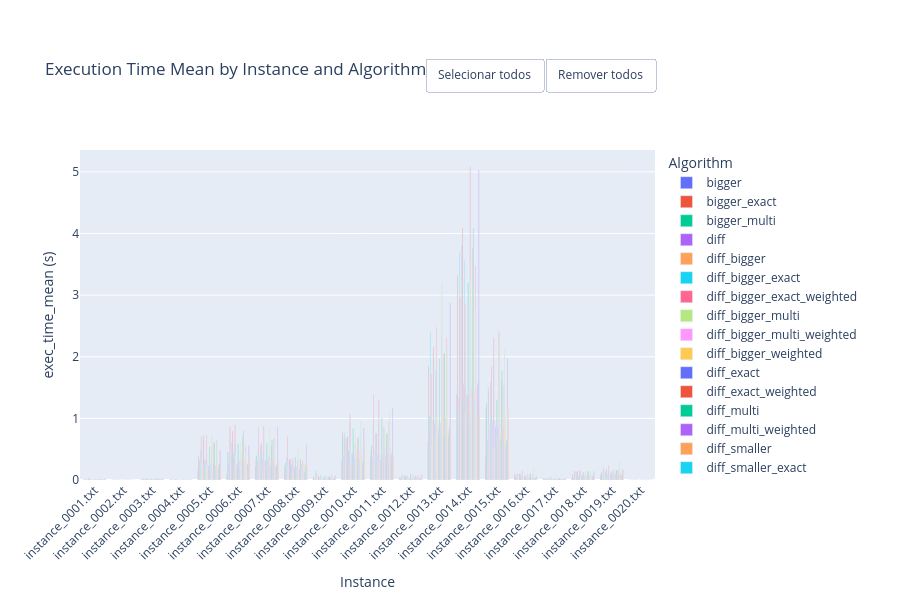

The code cell stored with this chart in its notebook:
### Code cell
# Execution Time Mean

exec_time_plot = (
    df.pivot_table(
        index='instance',
        columns='algorithm',
        values='exec_time_mean',
        aggfunc='mean'
    )
    .sort_index()
    .fillna(0)
)

fig = go.Figure()
for algo in exec_time_plot.columns:
    fig.add_trace(go.Bar(
        name=algo,
        x=exec_time_plot.index,
        y=exec_time_plot[algo],
        hovertemplate=f'<b>{algo}</b><br>Instance: %{{x}}<br>%{{y:.4f}}s<extra></extra>'
    ))

fig.update_layout(
    barmode='group',
    title='Execution Time Mean by Instance and Algorithm',
    xaxis_title='Instance',
    yaxis_title='exec_time_mean (s)',
    legend_title='Algorithm',
    height=600,
    margin=dict(t=150),
    xaxis_tickangle=-45,
)
add_legend_mass_toggle(fig)
fig.show()

### Figure 1 — Plotly figure (JSON) as saved in the notebook; plotly's stock layout.template omitted (floating-point values rounded to 4 significant figures)
{"data": [{"hovertemplate": "<b>bigger</b><br>Instance: %{x}<br>%{y:.4f}s<extra></extra>", "name": "bigger", "type": "bar", "x": ["instance_0001.txt", "instance_0002.txt", "instance_0003.txt", "instance_0004.txt", "instance_0005.txt", "instance_0006.txt", "instance_0007.txt", "instance_0008.txt", "instance_0009.txt", "instance_0010.txt", "instance_0011.txt", "instance_0012.txt", "instance_0013.txt", "instance_0014.txt", "instance_0015.txt", "instance_0016.txt", "instance_0017.txt", "instance_0018.txt", "instance_0019.txt", "instance_0020.txt"], "y": [0.001736, 0.000113, 0.003215, 0.001393, 0.1582, 0.08544, 0.2245, 0.09816, 0.01371, 0.313, 0.3601, 0.01762, 0.6279, 1.392, 0.3805, 0.0428, 0.008986, 0.02599, 0.05487, 0.000108]}, {"hovertemplate": "<b>bigger_exact</b><br>Instance: %{x}<br>%{y:.4f}s<extra></extra>", "name": "bigger_exact", "type": "bar", "x": ["instance_0001.txt", "instance_0002.txt", "instance_0003.txt", "instance_0004.txt", "instance_0005.txt", "instance_0006.txt", "instance_0007.txt", "instance_0008.txt", "instance_0009.txt", "instance_0010.txt", "instance_0011.txt", "instance_0012.txt", "instance_0013.txt", "instance_0014.txt", "instance_0015.txt", "instance_0016.txt", "instance_0017.txt", "instance_0018.txt", "instance_0019.txt", "instance_0020.txt"], "y": [0.009849, 0.003707, 0.01392, 0.008009, 0.3761, 0.1715, 0.3601, 0.2173, 0.05106, 0.7786, 0.466, 0.04692, 1.848, 3.324, 1.167, 0.09394, 0.02539, 0.09728, 0.1071, 0.002563]}, {"hovertemplate": "<b>bigger_multi</b><br>Instance: %{x}<br>%{y:.4f}s<extra></extra>", "name": "bigger_multi", "type": "bar", "x": ["instance_0001.txt", "instance_0002.txt", "instance_0003.txt", "instance_0004.txt", "instance_0005.txt", "instance_0006.txt", "instance_0007.txt", "instance_0008.txt", "instance_0009.txt", "instance_0010.txt", "instance_0011.txt", "instance_0012.txt", "instance_0013.txt", "instance_0014.txt", "instance_0015.txt", "instance_0016.txt", "instance_0017.txt", "instance_0018.txt", "instance_0019.txt", "instance_0020.txt"], "y": [0.002837, 0.000106, 0.007035, 0.001311, 0.3126, 0.4525, 0.3943, 0.2793, 0.02216, 0.6927, 0.5687, 0.03329, 1.04, 1.129, 1.245, 0.0292, 0.01173, 0.04839, 0.1277, 0.000114]}, {"hovertemplate": "<b>diff</b><br>Instance: %{x}<br>%{y:.4f}s<extra></extra>", "name": "diff", "type": "bar", "x": ["instance_0001.txt", "instance_0002.txt", "instance_0003.txt", "instance_0004.txt", "instance_0005.txt", "instance_0006.txt", "instance_0007.txt", "instance_0008.txt", "instance_0009.txt", "instance_0010.txt", "instance_0011.txt", "instance_0012.txt", "instance_0013.txt", "instance_0014.txt", "instance_0015.txt", "instance_0016.txt", "instance_0017.txt", "instance_0018.txt", "instance_0019.txt", "instance_0020.txt"], "y": [0.003285, 0.0001299, 0.005943, 0.002147, 0.218, 0.2536, 0.2991, 0.1729, 0.02139, 0.3748, 0.3614, 0.02416, 0.7762, 1.331, 0.6474, 0.04294, 0.01046, 0.05757, 0.06774, 0.0001092]}, {"hovertemplate": "<b>diff_bigger</b><br>Instance: %{x}<br>%{y:.4f}s<extra></extra>", "name": "diff_bigger", "type": "bar", "x": ["instance_0001.txt", "instance_0002.txt", "instance_0003.txt", "instance_0004.txt", "instance_0005.txt", "instance_0006.txt", "instance_0007.txt", "instance_0008.txt", "instance_0009.txt", "instance_0010.txt", "instance_0011.txt", "instance_0012.txt", "instance_0013.txt", "instance_0014.txt", "instance_0015.txt", "instance_0016.txt", "instance_0017.txt", "instance_0018.txt", "instance_0019.txt", "instance_0020.txt"], "y": [0.003418, 0.00013, 0.005891, 0.001681, 0.2078, 0.1283, 0.264, 0.1612, 0.01996, 0.3382, 0.3719, 0.01713, 0.6936, 1.342, 0.3437, 0.03624, 0.009298, 0.05424, 0.07201, 0.000112]}, {"hovertemplate": "<b>diff_bigger_exact</b><br>Instance: %{x}<br>%{y:.4f}s<extra></extra>", "name": "diff_bigger_exact", "type": "bar", "x": ["instance_0001.txt", "instance_0002.txt", "instance_0003.txt", "instance_0004.txt", "instance_0005.txt", "instance_0006.txt", "instance_0007.txt", "instance_0008.txt", "instance_0009.txt", "instance_0010.txt", "instance_0011.txt", "instance_0012.txt", "instance_0013.txt", "instance_0014.txt", "instance_0015.txt", "instance_0016.txt", "instance_0017.txt", "instance_0018.txt", "instance_0019.txt", "instance_0020.txt"], "y": [0.01383, 0.003593, 0.02079, 0.009756, 0.489, 0.3231, 0.4893, 0.3726, 0.1542, 0.7654, 0.8754, 0.07889, 2.403, 3.692, 1.5, 0.08649, 0.02425, 0.1426, 0.1519, 0.003708]}, {"hovertemplate": "<b>diff_bigger_exact_weighted</b><br>Instance: %{x}<br>%{y:.4f}s<extra></extra>", "name": "diff_bigger_exact_weighted", "type": "bar", "x": ["instance_0001.txt", "instance_0002.txt", "instance_0003.txt", "instance_0004.txt", "instance_0005.txt", "instance_0006.txt", "instance_0007.txt", "instance_0008.txt", "instance_0009.txt", "instance_0010.txt", "instance_0011.txt", "instance_0012.txt", "instance_0013.txt", "instance_0014.txt", "instance_0015.txt", "instance_0016.txt", "instance_0017.txt", "instance_0018.txt", "instance_0019.txt", "instance_0020.txt"], "y": [0.01833, 0.004576, 0.02513, 0.01552, 0.704, 0.8675, 0.8508, 0.7071, 0.1081, 0.6864, 1.388, 0.09645, 1.722, 2.97, 1.423, 0.1061, 0.02827, 0.139, 0.2114, 0.005677]}, {"hovertemplate": "<b>diff_bigger_multi</b><br>Instance: %{x}<br>%{y:.4f}s<extra></extra>", "name": "diff_bigger_multi", "type": "bar", "x": ["instance_0001.txt", "instance_0002.txt", "instance_0003.txt", "instance_0004.txt", "instance_0005.txt", "instance_0006.txt", "instance_0007.txt", "instance_0008.txt", "instance_0009.txt", "instance_0010.txt", "instance_0011.txt", "instance_0012.txt", "instance_0013.txt", "instance_0014.txt", "instance_0015.txt", "instance_0016.txt", "instance_0017.txt", "instance_0018.txt", "instance_0019.txt", "instance_0020.txt"], "y": [0.00471, 0.000138, 0.00842, 0.001637, 0.2656, 0.2682, 0.365, 0.2455, 0.02445, 0.4642, 0.3756, 0.04441, 0.5365, 1.192, 0.9038, 0.04113, 0.007862, 0.04584, 0.1237, 0.00011]}, {"hovertemplate": "<b>diff_bigger_multi_weighted</b><br>Instance: %{x}<br>%{y:.4f}s<extra></extra>", "name": "diff_bigger_multi_weighted", "type": "bar", "x": ["instance_0001.txt", "instance_0002.txt", "instance_0003.txt", "instance_0004.txt", "instance_0005.txt", "instance_0006.txt", "instance_0007.txt", "instance_0008.txt", "instance_0009.txt", "instance_0010.txt", "instance_0011.txt", "instance_0012.txt", "instance_0013.txt", "instance_0014.txt", "instance_0015.txt", "instance_0016.txt", "instance_0017.txt", "instance_0018.txt", "instance_0019.txt", "instance_0020.txt"], "y": [0.004683, 0.000115, 0.008452, 0.001683, 0.2764, 0.3852, 0.3009, 0.2953, 0.0233, 0.5823, 0.499, 0.04215, 0.9552, 1.208, 0.8448, 0.02181, 0.01337, 0.03798, 0.0971, 0.000117]}, {"hovertemplate": "<b>diff_bigger_weighted</b><br>Instance: %{x}<br>%{y:.4f}s<extra></extra>", "name": "diff_bigger_weighted", "type": "bar", "x": ["instance_0001.txt", "instance_0002.txt", "instance_0003.txt", "instance_0004.txt", "instance_0005.txt", "instance_0006.txt", "instance_0007.txt", "instance_0008.txt", "instance_0009.txt", "instance_0010.txt", "instance_0011.txt", "instance_0012.txt", "instance_0013.txt", "instance_0014.txt", "instance_0015.txt", "instance_0016.txt", "instance_0017.txt", "instance_0018.txt", "instance_0019.txt", "instance_0020.txt"], "y": [0.003992, 0.00013, 0.006258, 0.001808, 0.2113, 0.288, 0.2851, 0.1351, 0.01113, 0.2633, 0.3019, 0.02584, 0.8701, 1.071, 0.5949, 0.03696, 0.01648, 0.04528, 0.07881, 0.000124]}, {"hovertemplate": "<b>diff_exact</b><br>Instance: %{x}<br>%{y:.4f}s<extra></extra>", "name": "diff_exact", "type": "bar", "x": ["instance_0001.txt", "instance_0002.txt", "instance_0003.txt", "instance_0004.txt", "instance_0005.txt", "instance_0006.txt", "instance_0007.txt", "instance_0008.txt", "instance_0009.txt", "instance_0010.txt", "instance_0011.txt", "instance_0012.txt", "instance_0013.txt", "instance_0014.txt", "instance_0015.txt", "instance_0016.txt", "instance_0017.txt", "instance_0018.txt", "instance_0019.txt", "instance_0020.txt"], "y": [0.01861, 0.004621, 0.02484, 0.01251, 0.6655, 0.6089, 0.5671, 0.3383, 0.0663, 0.6764, 0.7568, 0.06278, 2.046, 3.802, 1.584, 0.09711, 0.0248, 0.131, 0.1475, 0.003736]}, {"hovertemplate": "<b>diff_exact_weighted</b><br>Instance: %{x}<br>%{y:.4f}s<extra></extra>", "name": "diff_exact_weighted", "type": "bar", "x": ["instance_0001.txt", "instance_0002.txt", "instance_0003.txt", "instance_0004.txt", "instance_0005.txt", "instance_0006.txt", "instance_0007.txt", "instance_0008.txt", "instance_0009.txt", "instance_0010.txt", "instance_0011.txt", "instance_0012.txt", "instance_0013.txt", "instance_0014.txt", "instance_0015.txt", "instance_0016.txt", "instance_0017.txt", "instance_0018.txt", "instance_0019.txt", "instance_0020.txt"], "y": [0.02362, 0.004936, 0.02409, 0.01174, 0.7241, 0.797, 0.5992, 0.3426, 0.06829, 0.7069, 0.7634, 0.0672, 2.154, 4.086, 1.838, 0.1005, 0.02954, 0.1468, 0.1736, 0.004372]}, {"hovertemplate": "<b>diff_multi</b><br>Instance: %{x}<br>%{y:.4f}s<extra></extra>", "name": "diff_multi", "type": "bar", "x": ["instance_0001.txt", "instance_0002.txt", "instance_0003.txt", "instance_0004.txt", "instance_0005.txt", "instance_0006.txt", "instance_0007.txt", "instance_0008.txt", "instance_0009.txt", "instance_0010.txt", "instance_0011.txt", "instance_0012.txt", "instance_0013.txt", "instance_0014.txt", "instance_0015.txt", "instance_0016.txt", "instance_0017.txt", "instance_0018.txt", "instance_0019.txt", "instance_0020.txt"], "y": [0.004549, 0.0001471, 0.007597, 0.001618, 0.2577, 0.4325, 0.3943, 0.2256, 0.01912, 0.4624, 0.3987, 0.0391, 0.8701, 1.35, 1.052, 0.03848, 0.01543, 0.05071, 0.09068, 0.0001178]}, {"hovertemplate": "<b>diff_multi_weighted</b><br>Instance: %{x}<br>%{y:.4f}s<extra></extra>", "name": "diff_multi_weighted", "type": "bar", "x": ["instance_0001.txt", "instance_0002.txt", "instance_0003.txt", "instance_0004.txt", "instance_0005.txt", "instance_0006.txt", "instance_0007.txt", "instance_0008.txt", "instance_0009.txt", "instance_0010.txt", "instance_0011.txt", "instance_0012.txt", "instance_0013.txt", "instance_0014.txt", "instance_0015.txt", "instance_0016.txt", "instance_0017.txt", "instance_0018.txt", "instance_0019.txt", "instance_0020.txt"], "y": [0.006363, 0.0001653, 0.01053, 0.002242, 0.3303, 0.3452, 0.3411, 0.2386, 0.02329, 0.4762, 0.4112, 0.03959, 0.9171, 1.564, 0.9531, 0.02827, 0.01144, 0.04752, 0.09164, 0.0001237]}, {"hovertemplate": "<b>diff_smaller</b><br>Instance: %{x}<br>%{y:.4f}s<extra></extra>", "name": "diff_smaller", "type": "bar", "x": ["instance_0001.txt", "instance_0002.txt", "instance_0003.txt", "instance_0004.txt", "instance_0005.txt", "instance_0006.txt", "instance_0007.txt", "instance_0008.txt", "instance_0009.txt", "instance_0010.txt", "instance_0011.txt", "instance_0012.txt", "instance_0013.txt", "instance_0014.txt", "instance_0015.txt", "instance_0016.txt", "instance_0017.txt", "instance_0018.txt", "instance_0019.txt", "instance_0020.txt"], "y": [0.002896, 0.000115, 0.006389, 0.001825, 0.2425, 0.2068, 0.1632, 0.1049, 0.01991, 0.2529, 0.2747, 0.02436, 0.7322, 1.49, 0.5579, 0.03467, 0.01188, 0.05745, 0.05821, 9.7e-05]}, {"hovertemplate": "<b>diff_smaller_exact</b><br>Instance: %{x}<br>%{y:.4f}s<extra></extra>", "name": "diff_smaller_exact", "type": "bar", "x": ["instance_0001.txt", "instance_0002.txt", "instance_0003.txt", "instance_0004.txt", "instance_0005.txt", "instance_0006.txt", "instance_0007.txt", "instance_0008.txt", "instance_0009.txt", "instance_0010.txt", "instance_0011.txt", "instance_0012.txt", "instance_0013.txt", "instance_0014.txt", "instance_0015.txt", "instance_0016.txt", "instance_0017.txt", "instance_0018.txt", "instance_0019.txt", "instance_0020.txt"], "y": [0.01388, 0.003246, 0.02145, 0.007413, 0.3215, 0.5836, 0.425, 0.2536, 0.08485, 0.9255, 0.8823, 0.07206, 1.779, 3.557, 1.906, 0.07987, 0.0565, 0.1447, 0.1189, 0.004051]}, {"hovertemplate": "<b>diff_smaller_exact_weighted</b><br>Instance: %{x}<br>%{y:.4f}s<extra></extra>", "name": "diff_smaller_exact_weighted", "type": "bar", "x": ["instance_0001.txt", "instance_0002.txt", "instance_0003.txt", "instance_0004.txt", "instance_0005.txt", "instance_0006.txt", "instance_0007.txt", "instance_0008.txt", "instance_0009.txt", "instance_0010.txt", "instance_0011.txt", "instance_0012.txt", "instance_0013.txt", "instance_0014.txt", "instance_0015.txt", "instance_0016.txt", "instance_0017.txt", "instance_0018.txt", "instance_0019.txt", "instance_0020.txt"], "y": [0.01148, 0.004036, 0.0262, 0.01574, 0.7314, 0.895, 0.8737, 0.343, 0.04411, 1.068, 1.299, 0.05171, 2.479, 2.865, 2.309, 0.152, 0.03083, 0.1594, 0.2318, 0.006328]}, {"hovertemplate": "<b>diff_smaller_multi</b><br>Instance: %{x}<br>%{y:.4f}s<extra></extra>", "name": "diff_smaller_multi", "type": "bar", "x": ["instance_0001.txt", "instance_0002.txt", "instance_0003.txt", "instance_0004.txt", "instance_0005.txt", "instance_0006.txt", "instance_0007.txt", "instance_0008.txt", "instance_0009.txt", "instance_0010.txt", "instance_0011.txt", "instance_0012.txt", "instance_0013.txt", "instance_0014.txt", "instance_0015.txt", "instance_0016.txt", "instance_0017.txt", "instance_0018.txt", "instance_0019.txt", "instance_0020.txt"], "y": [0.004037, 0.000101, 0.007696, 0.001818, 0.2353, 0.3953, 0.3218, 0.1362, 0.02982, 0.5925, 0.3536, 0.04335, 1.022, 1.119, 0.5234, 0.02868, 0.01157, 0.04901, 0.101, 0.000118]}, {"hovertemplate": "<b>diff_smaller_multi_weighted</b><br>Instance: %{x}<br>%{y:.4f}s<extra></extra>", "name": "diff_smaller_multi_weighted", "type": "bar", "x": ["instance_0001.txt", "instance_0002.txt", "instance_0003.txt", "instance_0004.txt", "instance_0005.txt", "instance_0006.txt", "instance_0007.txt", "instance_0008.txt", "instance_0009.txt", "instance_0010.txt", "instance_0011.txt", "instance_0012.txt", "instance_0013.txt", "instance_0014.txt", "instance_0015.txt", "instance_0016.txt", "instance_0017.txt", "instance_0018.txt", "instance_0019.txt", "instance_0020.txt"], "y": [0.004133, 0.000112, 0.007855, 0.00205, 0.2719, 0.2269, 0.2902, 0.3584, 0.02061, 0.296, 0.4235, 0.02889, 0.7402, 1.09, 0.9661, 0.02896, 0.01243, 0.04656, 0.123, 0.000548]}, {"hovertemplate": "<b>diff_smaller_weighted</b><br>Instance: %{x}<br>%{y:.4f}s<extra></extra>", "name": "diff_smaller_weighted", "type": "bar", "x": ["instance_0001.txt", "instance_0002.txt", "instance_0003.txt", "instance_0004.txt", "instance_0005.txt", "instance_0006.txt", "instance_0007.txt", "instance_0008.txt", "instance_0009.txt", "instance_0010.txt", "instance_0011.txt", "instance_0012.txt", "instance_0013.txt", "instance_0014.txt", "instance_0015.txt", "instance_0016.txt", "instance_0017.txt", "instance_0018.txt", "instance_0019.txt", "instance_0020.txt"], "y": [0.002147, 0.00012, 0.007214, 0.001866, 0.1893, 0.1929, 0.2231, 0.1346, 0.02232, 0.2453, 0.3308, 0.01692, 0.9561, 1.29, 0.5193, 0.03045, 0.01107, 0.05949, 0.07208, 0.00011]}, {"hovertemplate": "<b>diff_weighted</b><br>Instance: %{x}<br>%{y:.4f}s<extra></extra>", "name": "diff_weighted", "type": "bar", "x": ["instance_0001.txt", "instance_0002.txt", "instance_0003.txt", "instance_0004.txt", "instance_0005.txt", "instance_0006.txt", "instance_0007.txt", "instance_0008.txt", "instance_0009.txt", "instance_0010.txt", "instance_0011.txt", "instance_0012.txt", "instance_0013.txt", "instance_0014.txt", "instance_0015.txt", "instance_0016.txt", "instance_0017.txt", "instance_0018.txt", "instance_0019.txt", "instance_0020.txt"], "y": [0.003565, 0.0001271, 0.005796, 0.001864, 0.2435, 0.2672, 0.3144, 0.2039, 0.02766, 0.4312, 0.3254, 0.02275, 0.8057, 1.382, 0.8525, 0.05515, 0.01415, 0.07903, 0.08927, 0.000175]}, {"hovertemplate": "<b>random</b><br>Instance: %{x}<br>%{y:.4f}s<extra></extra>", "name": "random", "type": "bar", "x": ["instance_0001.txt", "instance_0002.txt", "instance_0003.txt", "instance_0004.txt", "instance_0005.txt", "instance_0006.txt", "instance_0007.txt", "instance_0008.txt", "instance_0009.txt", "instance_0010.txt", "instance_0011.txt", "instance_0012.txt", "instance_0013.txt", "instance_0014.txt", "instance_0015.txt", "instance_0016.txt", "instance_0017.txt", "instance_0018.txt", "instance_0019.txt", "instance_0020.txt"], "y": [0.00197, 0.0001225, 0.004112, 0.001159, 0.1704, 0.1961, 0.1968, 0.117, 0.01351, 0.2442, 0.2782, 0.01709, 0.7031, 1.082, 0.5176, 0.03087, 0.007217, 0.04852, 0.05137, 9.167e-05]}, {"hovertemplate": "<b>random_exact</b><br>Instance: %{x}<br>%{y:.4f}s<extra></extra>", "name": "random_exact", "type": "bar", "x": ["instance_0001.txt", "instance_0002.txt", "instance_0003.txt", "instance_0004.txt", "instance_0005.txt", "instance_0006.txt", "instance_0007.txt", "instance_0008.txt", "instance_0009.txt", "instance_0010.txt", "instance_0011.txt", "instance_0012.txt", "instance_0013.txt", "instance_0014.txt", "instance_0015.txt", "instance_0016.txt", "instance_0017.txt", "instance_0018.txt", "instance_0019.txt", "instance_0020.txt"], "y": [0.01751, 0.005063, 0.0237, 0.01038, 0.5412, 0.5884, 0.6009, 0.3683, 0.06931, 0.8373, 1.008, 0.1023, 1.973, 3.193, 1.304, 0.08011, 0.02539, 0.1224, 0.1461, 0.004011]}, {"hovertemplate": "<b>random_multi</b><br>Instance: %{x}<br>%{y:.4f}s<extra></extra>", "name": "random_multi", "type": "bar", "x": ["instance_0001.txt", "instance_0002.txt", "instance_0003.txt", "instance_0004.txt", "instance_0005.txt", "instance_0006.txt", "instance_0007.txt", "instance_0008.txt", "instance_0009.txt", "instance_0010.txt", "instance_0011.txt", "instance_0012.txt", "instance_0013.txt", "instance_0014.txt", "instance_0015.txt", "instance_0016.txt", "instance_0017.txt", "instance_0018.txt", "instance_0019.txt", "instance_0020.txt"], "y": [0.003289, 9.97e-05, 0.005454, 0.001204, 0.203, 0.3114, 0.299, 0.212, 0.01861, 0.435, 0.3724, 0.03112, 0.9391, 1.38, 0.8552, 0.03046, 0.01016, 0.04373, 0.09392, 9.427e-05]}, {"hovertemplate": "<b>similar</b><br>Instance: %{x}<br>%{y:.4f}s<extra></extra>", "name": "similar", "type": "bar", "x": ["instance_0001.txt", "instance_0002.txt", "instance_0003.txt", "instance_0004.txt", "instance_0005.txt", "instance_0006.txt", "instance_0007.txt", "instance_0008.txt", "instance_0009.txt", "instance_0010.txt", "instance_0011.txt", "instance_0012.txt", "instance_0013.txt", "instance_0014.txt", "instance_0015.txt", "instance_0016.txt", "instance_0017.txt", "instance_0018.txt", "instance_0019.txt", "instance_0020.txt"], "y": [0.003749, 0.0001585, 0.005979, 0.001831, 0.2744, 0.3102, 0.2485, 0.1277, 0.01859, 0.2751, 0.3102, 0.02084, 0.8049, 1.399, 0.705, 0.03762, 0.00939, 0.0513, 0.05929, 9.487e-05]}, {"hovertemplate": "<b>similar_bigger</b><br>Instance: %{x}<br>%{y:.4f}s<extra></extra>", "name": "similar_bigger", "type": "bar", "x": ["instance_0001.txt", "instance_0002.txt", "instance_0003.txt", "instance_0004.txt", "instance_0005.txt", "instance_0006.txt", "instance_0007.txt", "instance_0008.txt", "instance_0009.txt", "instance_0010.txt", "instance_0011.txt", "instance_0012.txt", "instance_0013.txt", "instance_0014.txt", "instance_0015.txt", "instance_0016.txt", "instance_0017.txt", "instance_0018.txt", "instance_0019.txt", "instance_0020.txt"], "y": [0.003158, 0.000119, 0.005992, 0.001904, 0.2434, 0.2015, 0.3339, 0.1836, 0.01887, 0.3389, 0.3478, 0.02198, 0.9207, 0.9572, 0.7435, 0.03825, 0.009568, 0.04257, 0.06417, 0.000117]}, {"hovertemplate": "<b>similar_bigger_exact</b><br>Instance: %{x}<br>%{y:.4f}s<extra></extra>", "name": "similar_bigger_exact", "type": "bar", "x": ["instance_0001.txt", "instance_0002.txt", "instance_0003.txt", "instance_0004.txt", "instance_0005.txt", "instance_0006.txt", "instance_0007.txt", "instance_0008.txt", "instance_0009.txt", "instance_0010.txt", "instance_0011.txt", "instance_0012.txt", "instance_0013.txt", "instance_0014.txt", "instance_0015.txt", "instance_0016.txt", "instance_0017.txt", "instance_0018.txt", "instance_0019.txt", "instance_0020.txt"], "y": [0.01539, 0.004155, 0.01346, 0.01059, 0.5487, 0.3347, 0.3943, 0.3246, 0.06023, 0.587, 0.8594, 0.08253, 2.351, 5.088, 2.406, 0.0963, 0.02783, 0.1027, 0.1669, 0.003437]}, {"hovertemplate": "<b>similar_bigger_exact_weighted</b><br>Instance: %{x}<br>%{y:.4f}s<extra></extra>", "name": "similar_bigger_exact_weighted", "type": "bar", "x": ["instance_0001.txt", "instance_0002.txt", "instance_0003.txt", "instance_0004.txt", "instance_0005.txt", "instance_0006.txt", "instance_0007.txt", "instance_0008.txt", "instance_0009.txt", "instance_0010.txt", "instance_0011.txt", "instance_0012.txt", "instance_0013.txt", "instance_0014.txt", "instance_0015.txt", "instance_0016.txt", "instance_0017.txt", "instance_0018.txt", "instance_0019.txt", "instance_0020.txt"], "y": [0.01683, 0.003741, 0.02271, 0.02056, 0.7226, 0.6044, 0.8402, 0.5254, 0.06184, 0.7321, 0.801, 0.1124, 3.205, 3.263, 2.291, 0.08364, 0.05333, 0.1353, 0.1792, 0.005395]}, {"hovertemplate": "<b>similar_bigger_multi</b><br>Instance: %{x}<br>%{y:.4f}s<extra></extra>", "name": "similar_bigger_multi", "type": "bar", "x": ["instance_0001.txt", "instance_0002.txt", "instance_0003.txt", "instance_0004.txt", "instance_0005.txt", "instance_0006.txt", "instance_0007.txt", "instance_0008.txt", "instance_0009.txt", "instance_0010.txt", "instance_0011.txt", "instance_0012.txt", "instance_0013.txt", "instance_0014.txt", "instance_0015.txt", "instance_0016.txt", "instance_0017.txt", "instance_0018.txt", "instance_0019.txt", "instance_0020.txt"], "y": [0.003683, 0.000144, 0.008932, 0.001983, 0.2013, 0.282, 0.372, 0.2036, 0.01923, 0.3535, 0.5516, 0.03759, 0.5975, 1.455, 0.9103, 0.02905, 0.01604, 0.07347, 0.1087, 0.000121]}, {"hovertemplate": "<b>similar_bigger_multi_weighted</b><br>Instance: %{x}<br>%{y:.4f}s<extra></extra>", "name": "similar_bigger_multi_weighted", "type": "bar", "x": ["instance_0001.txt", "instance_0002.txt", "instance_0003.txt", "instance_0004.txt", "instance_0005.txt", "instance_0006.txt", "instance_0007.txt", "instance_0008.txt", "instance_0009.txt", "instance_0010.txt", "instance_0011.txt", "instance_0012.txt", "instance_0013.txt", "instance_0014.txt", "instance_0015.txt", "instance_0016.txt", "instance_0017.txt", "instance_0018.txt", "instance_0019.txt", "instance_0020.txt"], "y": [0.004118, 0.000132, 0.009123, 0.00212, 0.1986, 0.4232, 0.2911, 0.2602, 0.0169, 0.4697, 0.363, 0.05919, 1.036, 1.197, 0.8069, 0.04459, 0.01788, 0.04543, 0.1134, 0.000119]}, {"hovertemplate": "<b>similar_bigger_weighted</b><br>Instance: %{x}<br>%{y:.4f}s<extra></extra>", "name": "similar_bigger_weighted", "type": "bar", "x": ["instance_0001.txt", "instance_0002.txt", "instance_0003.txt", "instance_0004.txt", "instance_0005.txt", "instance_0006.txt", "instance_0007.txt", "instance_0008.txt", "instance_0009.txt", "instance_0010.txt", "instance_0011.txt", "instance_0012.txt", "instance_0013.txt", "instance_0014.txt", "instance_0015.txt", "instance_0016.txt", "instance_0017.txt", "instance_0018.txt", "instance_0019.txt", "instance_0020.txt"], "y": [0.003095, 0.000131, 0.006236, 0.001986, 0.2609, 0.2822, 0.2247, 0.1706, 0.01983, 0.3534, 0.3902, 0.02491, 0.7005, 1.541, 0.672, 0.04267, 0.01019, 0.08088, 0.1076, 0.000128]}, {"hovertemplate": "<b>similar_exact</b><br>Instance: %{x}<br>%{y:.4f}s<extra></extra>", "name": "similar_exact", "type": "bar", "x": ["instance_0001.txt", "instance_0002.txt", "instance_0003.txt", "instance_0004.txt", "instance_0005.txt", "instance_0006.txt", "instance_0007.txt", "instance_0008.txt", "instance_0009.txt", "instance_0010.txt", "instance_0011.txt", "instance_0012.txt", "instance_0013.txt", "instance_0014.txt", "instance_0015.txt", "instance_0016.txt", "instance_0017.txt", "instance_0018.txt", "instance_0019.txt", "instance_0020.txt"], "y": [0.01553, 0.004574, 0.02137, 0.01159, 0.6036, 0.6887, 0.5576, 0.3335, 0.05429, 0.67, 0.745, 0.06689, 2.057, 3.764, 1.594, 0.0842, 0.0282, 0.1323, 0.1566, 0.003859]}, {"hovertemplate": "<b>similar_exact_weighted</b><br>Instance: %{x}<br>%{y:.4f}s<extra></extra>", "name": "similar_exact_weighted", "type": "bar", "x": ["instance_0001.txt", "instance_0002.txt", "instance_0003.txt", "instance_0004.txt", "instance_0005.txt", "instance_0006.txt", "instance_0007.txt", "instance_0008.txt", "instance_0009.txt", "instance_0010.txt", "instance_0011.txt", "instance_0012.txt", "instance_0013.txt", "instance_0014.txt", "instance_0015.txt", "instance_0016.txt", "instance_0017.txt", "instance_0018.txt", "instance_0019.txt", "instance_0020.txt"], "y": [0.01808, 0.004446, 0.02203, 0.01112, 0.5911, 0.7904, 0.6457, 0.3404, 0.05816, 0.6871, 0.7544, 0.07023, 2.046, 4.091, 1.759, 0.1041, 0.03057, 0.1385, 0.1618, 0.003789]}, {"hovertemplate": "<b>similar_multi</b><br>Instance: %{x}<br>%{y:.4f}s<extra></extra>", "name": "similar_multi", "type": "bar", "x": ["instance_0001.txt", "instance_0002.txt", "instance_0003.txt", "instance_0004.txt", "instance_0005.txt", "instance_0006.txt", "instance_0007.txt", "instance_0008.txt", "instance_0009.txt", "instance_0010.txt", "instance_0011.txt", "instance_0012.txt", "instance_0013.txt", "instance_0014.txt", "instance_0015.txt", "instance_0016.txt", "instance_0017.txt", "instance_0018.txt", "instance_0019.txt", "instance_0020.txt"], "y": [0.003743, 0.0001181, 0.007248, 0.001427, 0.2316, 0.3398, 0.3243, 0.2509, 0.02295, 0.4831, 0.4273, 0.04103, 0.947, 1.428, 0.8618, 0.03003, 0.011, 0.04643, 0.09059, 9.08e-05]}, {"hovertemplate": "<b>similar_multi_weighted</b><br>Instance: %{x}<br>%{y:.4f}s<extra></extra>", "name": "similar_multi_weighted", "type": "bar", "x": ["instance_0001.txt", "instance_0002.txt", "instance_0003.txt", "instance_0004.txt", "instance_0005.txt", "instance_0006.txt", "instance_0007.txt", "instance_0008.txt", "instance_0009.txt", "instance_0010.txt", "instance_0011.txt", "instance_0012.txt", "instance_0013.txt", "instance_0014.txt", "instance_0015.txt", "instance_0016.txt", "instance_0017.txt", "instance_0018.txt", "instance_0019.txt", "instance_0020.txt"], "y": [0.004137, 0.0001203, 0.006917, 0.001462, 0.2351, 0.3334, 0.3377, 0.2379, 0.02338, 0.4763, 0.4303, 0.04107, 1.006, 1.471, 0.8651, 0.0317, 0.0117, 0.04878, 0.09436, 0.0001006]}, {"hovertemplate": "<b>similar_smaller</b><br>Instance: %{x}<br>%{y:.4f}s<extra></extra>", "name": "similar_smaller", "type": "bar", "x": ["instance_0001.txt", "instance_0002.txt", "instance_0003.txt", "instance_0004.txt", "instance_0005.txt", "instance_0006.txt", "instance_0007.txt", "instance_0008.txt", "instance_0009.txt", "instance_0010.txt", "instance_0011.txt", "instance_0012.txt", "instance_0013.txt", "instance_0014.txt", "instance_0015.txt", "instance_0016.txt", "instance_0017.txt", "instance_0018.txt", "instance_0019.txt", "instance_0020.txt"], "y": [0.003784, 0.000139, 0.006017, 0.001256, 0.1986, 0.1971, 0.2575, 0.1593, 0.02595, 0.3404, 0.2529, 0.0249, 0.7206, 1.309, 0.6339, 0.03415, 0.01024, 0.05843, 0.1034, 0.000119]}, {"hovertemplate": "<b>similar_smaller_exact</b><br>Instance: %{x}<br>%{y:.4f}s<extra></extra>", "name": "similar_smaller_exact", "type": "bar", "x": ["instance_0001.txt", "instance_0002.txt", "instance_0003.txt", "instance_0004.txt", "instance_0005.txt", "instance_0006.txt", "instance_0007.txt", "instance_0008.txt", "instance_0009.txt", "instance_0010.txt", "instance_0011.txt", "instance_0012.txt", "instance_0013.txt", "instance_0014.txt", "instance_0015.txt", "instance_0016.txt", "instance_0017.txt", "instance_0018.txt", "instance_0019.txt", "instance_0020.txt"], "y": [0.01698, 0.004928, 0.02208, 0.01046, 0.6469, 0.5457, 0.673, 0.3157, 0.08353, 0.7318, 0.9387, 0.0754, 2.31, 3.463, 1.536, 0.08804, 0.02577, 0.1226, 0.1739, 0.004298]}, {"hovertemplate": "<b>similar_smaller_exact_weighted</b><br>Instance: %{x}<br>%{y:.4f}s<extra></extra>", "name": "similar_smaller_exact_weighted", "type": "bar", "x": ["instance_0001.txt", "instance_0002.txt", "instance_0003.txt", "instance_0004.txt", "instance_0005.txt", "instance_0006.txt", "instance_0007.txt", "instance_0008.txt", "instance_0009.txt", "instance_0010.txt", "instance_0011.txt", "instance_0012.txt", "instance_0013.txt", "instance_0014.txt", "instance_0015.txt", "instance_0016.txt", "instance_0017.txt", "instance_0018.txt", "instance_0019.txt", "instance_0020.txt"], "y": [0.01954, 0.005041, 0.02674, 0.01086, 0.6161, 0.4467, 0.6142, 0.2824, 0.06477, 0.9653, 1.117, 0.08089, 2.135, 2.779, 2.126, 0.1965, 0.03007, 0.1383, 0.3279, 0.006914]}, {"hovertemplate": "<b>similar_smaller_multi</b><br>Instance: %{x}<br>%{y:.4f}s<extra></extra>", "name": "similar_smaller_multi", "type": "bar", "x": ["instance_0001.txt", "instance_0002.txt", "instance_0003.txt", "instance_0004.txt", "instance_0005.txt", "instance_0006.txt", "instance_0007.txt", "instance_0008.txt", "instance_0009.txt", "instance_0010.txt", "instance_0011.txt", "instance_0012.txt", "instance_0013.txt", "instance_0014.txt", "instance_0015.txt", "instance_0016.txt", "instance_0017.txt", "instance_0018.txt", "instance_0019.txt", "instance_0020.txt"], "y": [0.004778, 0.00014, 0.008936, 0.001963, 0.2753, 0.217, 0.2152, 0.2858, 0.0161, 0.4939, 0.5034, 0.04254, 0.6029, 1.498, 0.5417, 0.02901, 0.01161, 0.05403, 0.1112, 0.000108]}, {"hovertemplate": "<b>similar_smaller_multi_weighted</b><br>Instance: %{x}<br>%{y:.4f}s<extra></extra>", "name": "similar_smaller_multi_weighted", "type": "bar", "x": ["instance_0001.txt", "instance_0002.txt", "instance_0003.txt", "instance_0004.txt", "instance_0005.txt", "instance_0006.txt", "instance_0007.txt", "instance_0008.txt", "instance_0009.txt", "instance_0010.txt", "instance_0011.txt", "instance_0012.txt", "instance_0013.txt", "instance_0014.txt", "instance_0015.txt", "instance_0016.txt", "instance_0017.txt", "instance_0018.txt", "instance_0019.txt", "instance_0020.txt"], "y": [0.004978, 0.000148, 0.009426, 0.002088, 0.2479, 0.3003, 0.1927, 0.2869, 0.02369, 0.4208, 0.5081, 0.04326, 0.6517, 1.166, 1.035, 0.03042, 0.01201, 0.05291, 0.1164, 0.000123]}, {"hovertemplate": "<b>similar_smaller_weighted</b><br>Instance: %{x}<br>%{y:.4f}s<extra></extra>", "name": "similar_smaller_weighted", "type": "bar", "x": ["instance_0001.txt", "instance_0002.txt", "instance_0003.txt", "instance_0004.txt", "instance_0005.txt", "instance_0006.txt", "instance_0007.txt", "instance_0008.txt", "instance_0009.txt", "instance_0010.txt", "instance_0011.txt", "instance_0012.txt", "instance_0013.txt", "instance_0014.txt", "instance_0015.txt", "instance_0016.txt", "instance_0017.txt", "instance_0018.txt", "instance_0019.txt", "instance_0020.txt"], "y": [0.004012, 0.000126, 0.006999, 0.002002, 0.1824, 0.2495, 0.2005, 0.1289, 0.02117, 0.2669, 0.3999, 0.02906, 0.719, 1.561, 0.5385, 0.03127, 0.01663, 0.06426, 0.0772, 0.000115]}, {"hovertemplate": "<b>similar_weighted</b><br>Instance: %{x}<br>%{y:.4f}s<extra></extra>", "name": "similar_weighted", "type": "bar", "x": ["instance_0001.txt", "instance_0002.txt", "instance_0003.txt", "instance_0004.txt", "instance_0005.txt", "instance_0006.txt", "instance_0007.txt", "instance_0008.txt", "instance_0009.txt", "instance_0010.txt", "instance_0011.txt", "instance_0012.txt", "instance_0013.txt", "instance_0014.txt", "instance_0015.txt", "instance_0016.txt", "instance_0017.txt", "instance_0018.txt", "instance_0019.txt", "instance_0020.txt"], "y": [0.003368, 0.0001396, 0.005946, 0.00188, 0.2239, 0.2442, 0.2528, 0.1322, 0.0184, 0.2772, 0.2981, 0.0226, 0.7974, 1.525, 0.6483, 0.0371, 0.01006, 0.05412, 0.05995, 0.0001001]}, {"hovertemplate": "<b>smaller</b><br>Instance: %{x}<br>%{y:.4f}s<extra></extra>", "name": "smaller", "type": "bar", "x": ["instance_0001.txt", "instance_0002.txt", "instance_0003.txt", "instance_0004.txt", "instance_0005.txt", "instance_0006.txt", "instance_0007.txt", "instance_0008.txt", "instance_0009.txt", "instance_0010.txt", "instance_0011.txt", "instance_0012.txt", "instance_0013.txt", "instance_0014.txt", "instance_0015.txt", "instance_0016.txt", "instance_0017.txt", "instance_0018.txt", "instance_0019.txt", "instance_0020.txt"], "y": [0.00383, 0.000108, 0.005753, 0.001188, 0.2595, 0.1866, 0.2459, 0.2359, 0.02526, 0.2991, 0.4495, 0.02188, 0.8625, 1.61, 0.626, 0.03977, 0.009835, 0.06703, 0.08436, 0.000106]}, {"hovertemplate": "<b>smaller_exact</b><br>Instance: %{x}<br>%{y:.4f}s<extra></extra>", "name": "smaller_exact", "type": "bar", "x": ["instance_0001.txt", "instance_0002.txt", "instance_0003.txt", "instance_0004.txt", "instance_0005.txt", "instance_0006.txt", "instance_0007.txt", "instance_0008.txt", "instance_0009.txt", "instance_0010.txt", "instance_0011.txt", "instance_0012.txt", "instance_0013.txt", "instance_0014.txt", "instance_0015.txt", "instance_0016.txt", "instance_0017.txt", "instance_0018.txt", "instance_0019.txt", "instance_0020.txt"], "y": [0.0235, 0.003926, 0.02767, 0.0108, 0.4815, 0.5547, 0.8587, 0.5713, 0.06728, 0.8452, 1.162, 0.08318, 2.868, 5.034, 1.973, 0.06237, 0.02405, 0.1399, 0.1791, 0.00387]}, {"hovertemplate": "<b>smaller_multi</b><br>Instance: %{x}<br>%{y:.4f}s<extra></extra>", "name": "smaller_multi", "type": "bar", "x": ["instance_0001.txt", "instance_0002.txt", "instance_0003.txt", "instance_0004.txt", "instance_0005.txt", "instance_0006.txt", "instance_0007.txt", "instance_0008.txt", "instance_0009.txt", "instance_0010.txt", "instance_0011.txt", "instance_0012.txt", "instance_0013.txt", "instance_0014.txt", "instance_0015.txt", "instance_0016.txt", "instance_0017.txt", "instance_0018.txt", "instance_0019.txt", "instance_0020.txt"], "y": [0.005149, 0.00015, 0.009254, 0.002081, 0.2017, 0.3947, 0.3202, 0.2925, 0.03011, 0.593, 0.3757, 0.05332, 0.9118, 1.058, 1.159, 0.03078, 0.01205, 0.04933, 0.1551, 0.000103]}], "layout": {"barmode": "group", "height": 600, "legend": {"title": {"text": "Algorithm"}}, "margin": {"t": 150}, "title": {"text": "Execution Time Mean by Instance and Algorithm"}, "updatemenus": [{"buttons": [{"args": [{"visible": [true, true, true, true, true, true, true, true, true, true, true, true, true, true, true, true, true, true, true, true, true, true, true, true, true, true, true, true, true, true, true, true, true, true, true, true, true, true, true, true, true, true, true, true, true]}], "label": "Selecionar todos", "method": "update"}, {"args": [{"visible": ["legendonly", "legendonly", "legendonly", "legendonly", "legendonly", "legendonly", "legendonly", "legendonly", "legendonly", "legendonly", "legendonly", "legendonly", "legendonly", "legendonly", "legendonly", "legendonly", "legendonly", "legendonly", "legendonly", "legendonly", "legendonly", "legendonly", "legendonly", "legendonly", "legendonly", "legendonly", "legendonly", "legendonly", "legendonly", "legendonly", "legendonly", "legendonly", "legendonly", "legendonly", "legendonly", "legendonly", "legendonly", "legendonly", "legendonly", "legendonly", "legendonly", "legendonly", "legendonly", "legendonly", "legendonly"]}], "label": "Remover todos", "method": "update"}], "direction": "right", "showactive": false, "type": "buttons", "x": 1, "xanchor": "right", "y": 1.18, "yanchor": "bottom"}], "xaxis": {"tickangle": -45, "title": {"text": "Instance"}}, "yaxis": {"title": {"text": "exec_time_mean (s)"}}}}
